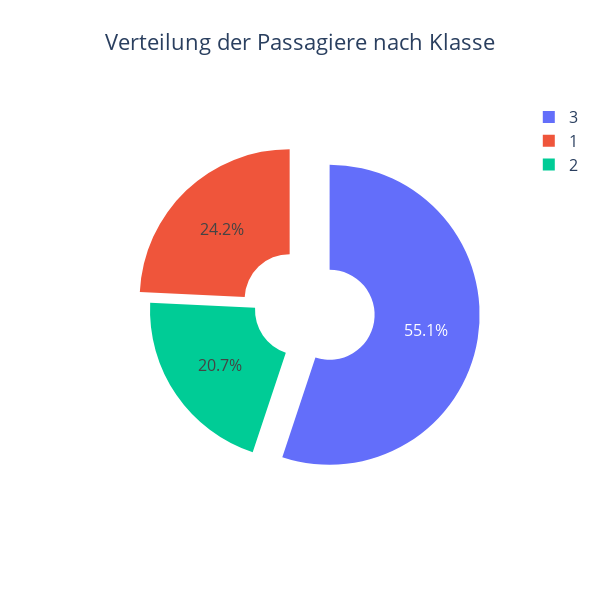

Source (notebook cell):
### Markdown cell above
Wir fangen an mit einfachen Graphen und werden dann immer fortgeschirttene Graphen erstellen!

### Code cell
fig = px.pie(df, names="Pclass",
              title="Verteilung der Passagiere nach Klasse",
             hole=0.3)
  
fig.update_traces(pull=[0.2, 0.1, 0.4])  # Hebt die Klassen 1 und 3 hervor
fig.update_layout(width=600, height=600, title_font_size=22, 
                  title_x=0.5, font=dict(size=16))
fig.show()

### Figure 1 — Plotly figure (JSON) as saved in the notebook; plotly's stock layout.template omitted (floating-point values rounded to 4 significant figures; data arrays with more than 128 entries replaced by an {"elided": "..."} marker saying what was removed)
{"data": [{"domain": {"x": [0, 1], "y": [0, 1]}, "hole": 0.3, "hovertemplate": "Pclass=%{label}<extra></extra>", "labels": {"elided": "891 int values"}, "legendgroup": "", "name": "", "pull": [0.2, 0.1, 0.4], "showlegend": true, "type": "pie"}], "layout": {"font": {"size": 16}, "height": 600, "legend": {"tracegroupgap": 0}, "title": {"font": {"size": 22}, "text": "Verteilung der Passagiere nach Klasse", "x": 0.5}, "width": 600}}
